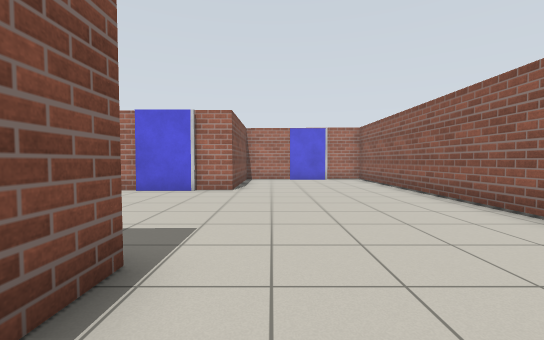
[1] (above)

12 first-person views from a walk through a Gazebo world. The camera is 0.94 m above the floor, tilts 2° down and sees 90° across. The floor is counted in squares, 1 m on a side. Each view is taken from the middle of a square. On the plan, view 1 faces up. The plan holds only what a view shows up to about 11 squares ahead; the rest is blank. The robots in the file are not drawn. Simple shapes stand in for some stock models. Surface patterns are stand-ins for the level's own textures.

[2]
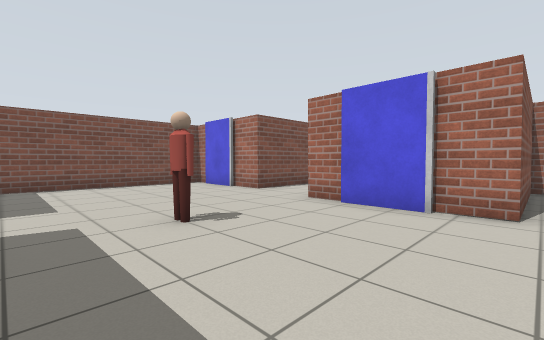

[3]
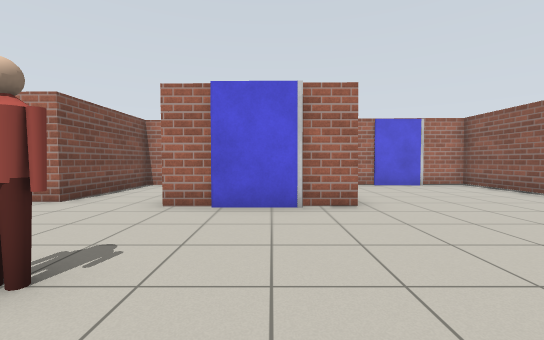

[4]
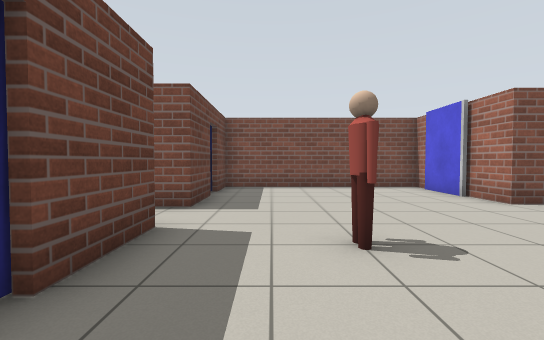

[5]
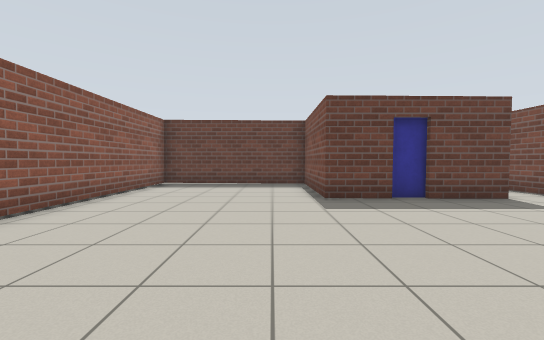

[6]
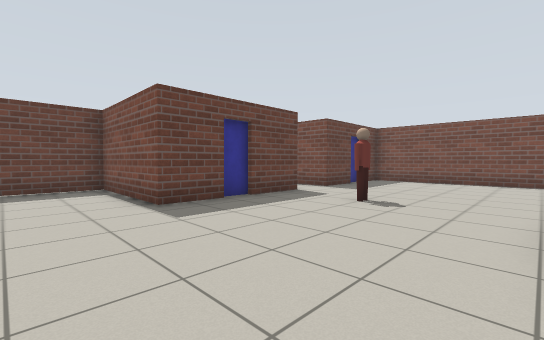

[7]
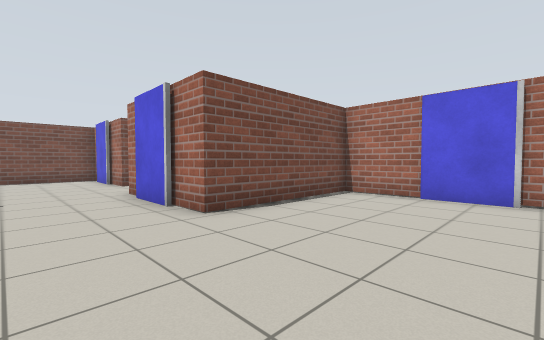

[8]
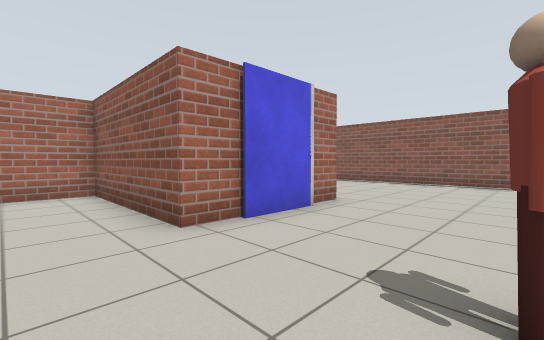

[9]
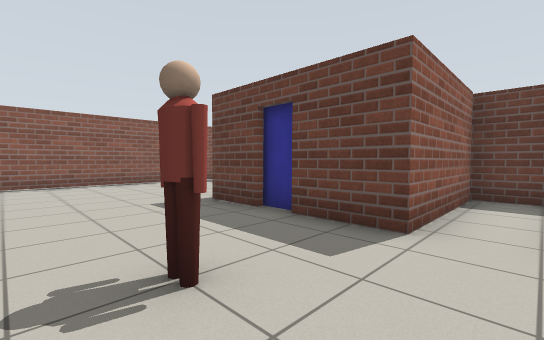

[10]
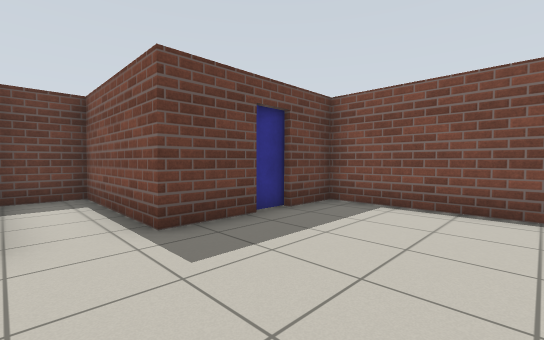

[11]
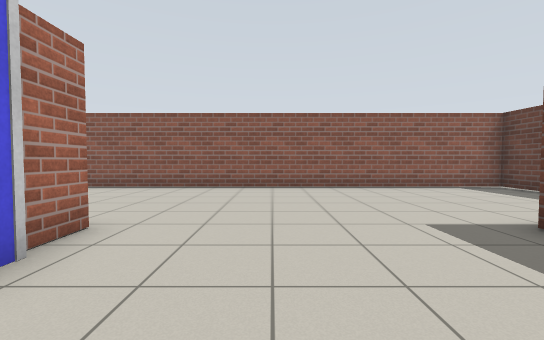

[12]
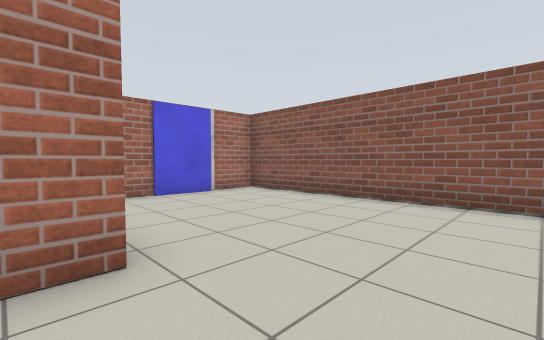

### Floor plan
Points are (right, up) in squares from view 1. A wall is a line through its corners. A room is listed if a view was taken in it or the views show most of it. See-through windows are left out.
Room 1 (views 1, 2, 3, 4, 5, 6, 7, 8, 9, 10, 11, 12)
walls: (-4, 8.5) (-5.2, 8.5) (-5.2, 13.4) (-7.8, 13.4) (-7.8, 9.1) (-9.4, 9.1); (-2.6, 2.4) (-1.3, 2.4) (-1.3, -1.8) (4.3, -1.8) (4.3, 13.4) (2.6, 13.4); (1, 13.4) (-1.3, 13.4) (-1.3, 8.5) (-2.6, 8.5); (-9.4, 2.4) (-7.5, 2.4) (-7.5, -1.8) (-5.8, -1.8) (-5.8, 2.4) (-3.8, 2.4); (-11, 9.1) (-11.7, 9.1) (-11.7, 2.4) (-10.4, 2.4)
ways out: open door at (-4, 2); open door at (-3.5, 9); open door at (1, 13); open door at (2, 14)
objects: door leaf (-10, 2); door leaf (-10, 9); person (-5, 5); door leaf (-3, 2); door leaf (-3, 8); door leaf (2, 13)

Positions as (right, up) in squares from view 1, and headings:
1: (0, 0), facing up
2: (-1, 3), facing up-left
3: (-3, 3), facing up
4: (-2, 4), facing left
5: (0, 9), facing down
6: (1, 8), facing down-left
7: (3, 6), facing up-left
8: (-7, 5), facing up-right
9: (-7, 6), facing down-right
10: (-6, 6), facing down-left
11: (-5, 6), facing right
12: (-2, 6), facing up-right
